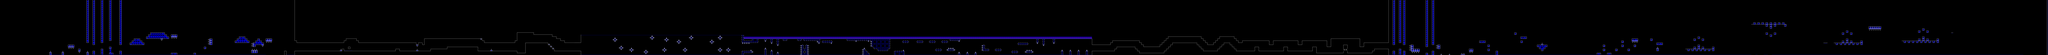

A 2D game scene composited from a Tiled map and its tileset images. What follows is a short description and the map's XML, with each tile layer's data collapsed to a summary:
An orthogonal 994x27 tile map with 16x16 px tiles, 2 tile layers (l2, l1), 2 tilesets and 1217 objects.

<map version="1.10" tiledversion="1.11.0" orientation="orthogonal" renderorder="right-down" width="994" height="27" tilewidth="16" tileheight="16" infinite="0" nextlayerid="9" nextobjectid="2446">
 <editorsettings>
  <export target="clutterfunk.json" format="json" />
 </editorsettings>
 <properties>
  <property name="BG" type="color" value="#fffb0006" />
  <property name="Difficulty" value="INSANE" />
  <property name="GROUND" type="color" value="#ffba0004" />
  <property name="Gamemode" type="int" value="0" />
  <property name="Level name" value="CLUTTERFUNK" />
  <property name="Song" value="CLTRFNK" />
  <property name="Speed" type="int" value="1" />
  <property name="Stars" type="int" value="11" />
 </properties>
 <tileset firstgid="1" source="famidash.tsx" />
 <tileset firstgid="16385" source="sprites.tsx" />
 <layer id="4" name="l2" width="994" height="27">
  <data>[26838 cells, 26838 non-empty, 37 distinct tile ids]</data>
 </layer>
 <layer id="1" name="l1" width="994" height="27" opacity="0.9">
  <data>[26838 cells, 26838 non-empty, 46 distinct tile ids]</data>
 </layer>
 <objectgroup id="7" name="SP">
  <!-- 1217 objects omitted --></objectgroup>
</map>
<!-- 1217 of 1217 objects omitted -->
